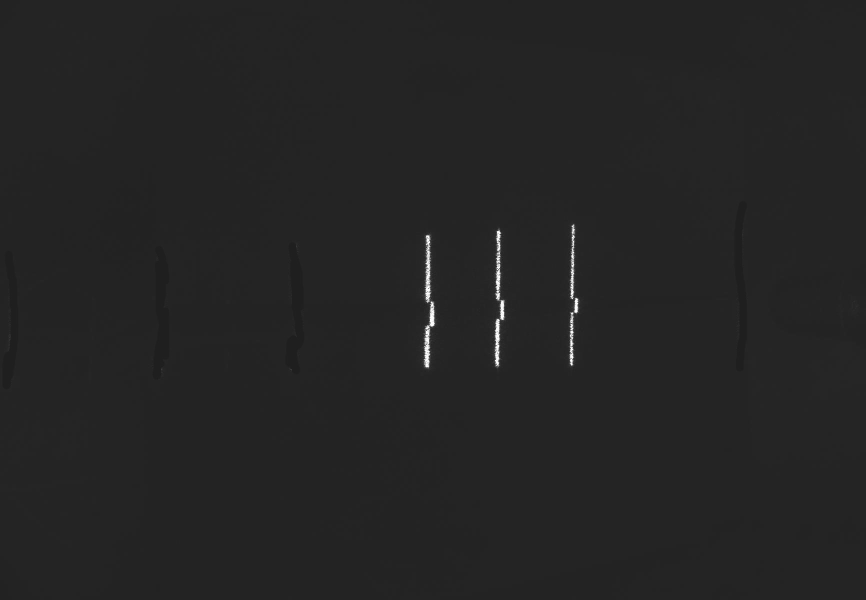
#> input picture MyCamera/Laser_stripes/laser6.jpg, 1732 x 1200 px, found by its file name (shown at 1/2 size)
$ python FeatureExtractionImageDerivative.py
#> lines starting #> are read from the running program, lines starting #| are printed output that depends on the picture; after the words box and inside, x2 and y2 are one past the last pixel; in counts of white or black regions, pixels touching at a corner belong together
### test/Vision/MyLibrary.py
import sys
import cv2 as cv
import numpy as np
# import serial
import time
from math import log

class vision():
    def __init__(self):
        self.intrinsic=np.array([[1.43613960e+03,0.00000000e+00,9.45116586e+02],
                                [0.00000000e+00,1.43648424e+03,5.83160320e+02],
                                [0.00000000e+00,0.00000000e+00,1.00000000e+00]])
        self.dist_coffs=np.array([[-8.76138852e-02, 2.07436397e-02, 1.09728038e-03, -3.02686811e-05, 3.81461021e-01]])
        # eye to hand coordinatex`
        self.eye2hand = np.array([[-8.74782056e-01, -3.79300492e-01, -3.01475524e-01,  9.29334550e+01],
                                [ 4.84503838e-01, -6.89318581e-01, -5.38605538e-01,  2.08188779e+02],
                                [-3.51933429e-03, -6.17228508e-01,  7.86776069e-01, -1.14571713e+02],
                                [ 0.00000000e+00,  0.00000000e+00,  0.00000000e+00,  1.00000000e+00]])
        # coeffcients of laser plane: ax + by + cz + d = 0
        a = 1.49391238e-01
        b = 1.31427483e+00
        c = -1
        d  = 2.32748012e+02
        self.plane = [a,b,c,d]
        # adjust according to img
        # self.rows = 2748
        # self.cols = 3840
        self.rows = 1200
        self.cols = 1732
        # self.rows = 720
        # self.cols = 1080

    def Preprocessing(self,img):
        newcameramtx, _ =cv.getOptimalNewCameraMatrix(self.intrinsic,self.dist_coffs,(self.rows,self.cols),1,(self.rows,self.cols))
        # undistort
        # img = cv.undistort(img, self.intrinsic, self.dist_coffs, None, newcameramtx)
        # grayimg = cv.cvtColor(img, cv.COLOR_BGR2GRAY)
        blur = cv.GaussianBlur(img,(7,7),0)
        _, thresh = cv.threshold(blur,100,255,cv.THRESH_BINARY)
        closing = thresh
        del blur
        for _ in range(5):
            closing = cv.morphologyEx(closing, cv.MORPH_CLOSE, np.ones((7,7),np.uint8))
        del thresh
        return closing

    # http://tnuaa.nuaa.edu.cn/njhkhten/article/html/202004009
    def LaserCenter(self,img):
        center = np.zeros((self.rows,self.cols))
    # find the center point
        for x in range(self.cols):
            sum1 = 0.0
            sum2 = 0.0
            roi = np.where(img[:,x] == 255)
            if roi[0].size != 0:
                for y in roi[0]:
                    sum1 += y * img[y][x]
                    sum2 += img[y][x]
                center[int(sum1/sum2)][x] = 255
        return center

    # [155 lines left out: functions CrossLaser, TripleLaser, CD, houghline, __RPY2mtrx, posc2Rt and 5 more, not called in this run]


class yaskawa():
    # [79 lines left out: functions __init__, __bbc, __SplitData, __ReadUntil, RposC, __CombineData, not called in this run]

    def __bytes_needed(self,number):
        return int(log(number, 256)) + 1

    # [40 lines left out: functions hold, movL, not called in this run]


### test/Vision/FeatureExtractionImageDerivative.py
# Development of a real-time laser-based machine vision system to monitor and control welding processes
# by Wei Huang & Radovan Kovacevic
import cv2 as cv
import numpy as np
from MyLibrary import vision
import time
vis = vision()
t = time.time()
img = cv.imread("D:/Code/Welding_Robot/3D_Laser_Vision_Welding_Robot/MyCamera/Laser_stripes/laser6.jpg",0)
#> img is the input picture: shape (1200, 1732); min 6, max 255, mean 36.3
rows,cols = img.shape
#> rows = 1200; cols = 1732
print(rows, cols)
#| 1200 1732
img = vis.Preprocessing(img)
#> in Preprocessing, `_, thresh = cv.threshold(blur,100,255,cv.THRESH_BINARY)`:
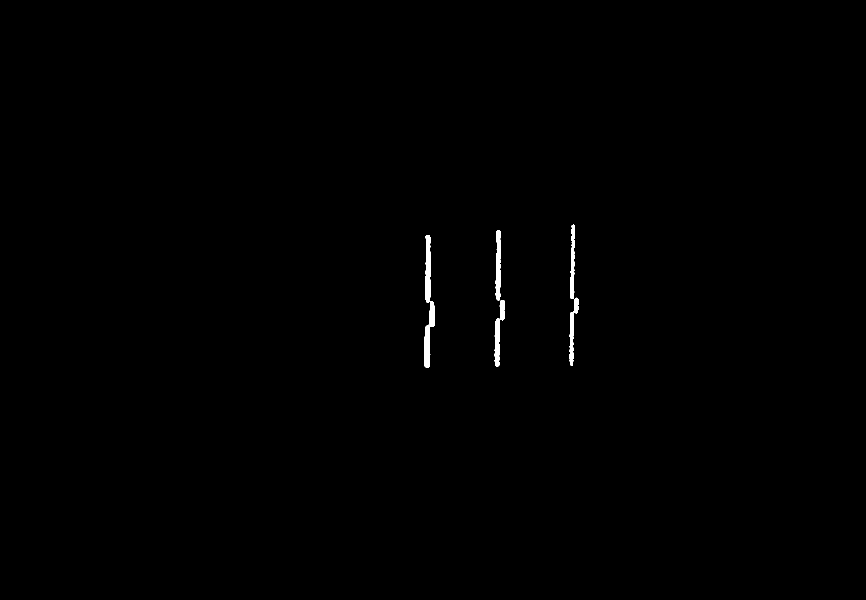
#> thresh: shape (1200, 1732) (shown at 1/2 size); 0.34% white; 5 white regions, box (x1, y1, x2, y2) and area: (848, 470, 870, 736) 2649, (989, 600, 1010, 733) 1217, (991, 460, 1002, 601) 1164, (1139, 595, 1157, 732) 991, (1140, 449, 1150, 598) 950
CD = np.zeros((rows,cols))
temp = np.uint8(vis.LaserCenter(img))
#> after the loop in LaserCenter, `for x in range(self.cols):`:
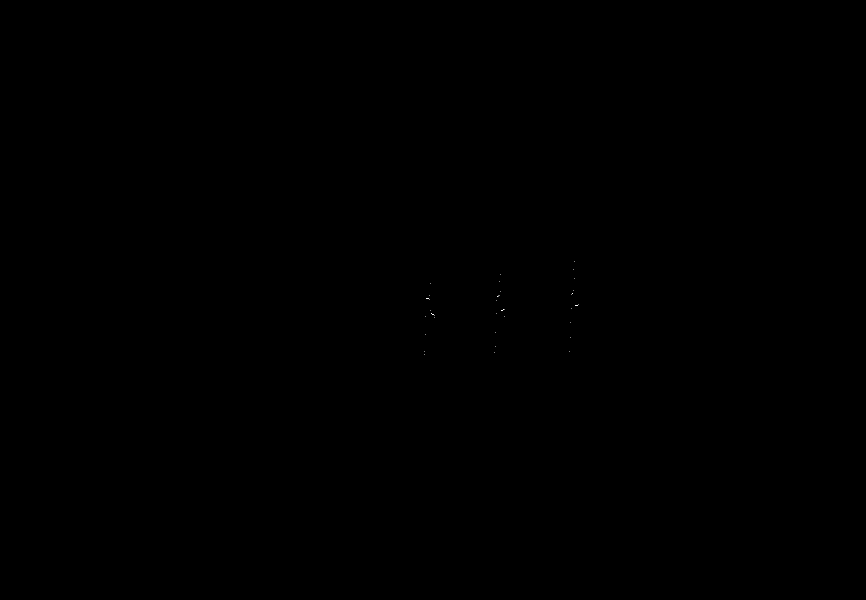
#> center: shape (1200, 1732) float64 (shown at 1/2 size); 0% white in thin lines or dots, all inside (x1, y1, x2, y2) = (848, 522, 1157, 709)
print("preprocessing time:", time.time() - t)
# central difference calculate
ran = 1
lefval = 0
rightval = 0
for y in range(500, rows - 500, 1):
    for x in range(ran, cols - ran, 1):
        if temp[y][x] == 255:
            for k in range(1, rows - 1, 1):
                if temp[k][x+ran] >= rightval:
                    rightval = temp[k][x+ran]
                    y1 = k
            for k in range(1, rows - 1, 1):
                if temp[k][x-ran] >= lefval:
                    lefval = temp[k][x-ran]
                    y2 = k
            CD[y][x] = (y1 - y2)/2
            lefval = 0
            rightval = 0
            y1 = 0
            y2 = 0
print("CD calculate time: ", time.time() - t )
# feature extraction base on CD value
# 1st feature and 2nd feature which is maximum CD and minimun CD
maxval = 0
feature1pos = np.array([0, 0])
minval = 0
feature2pos = np.array([0, 0])
for y in range(100, rows - 100, 1):
    for x in range(1, cols - 1, 1):
        if CD[y][x]>maxval:
            maxval = CD[y][x]
            feature1pos[1] = y
            feature1pos[0] = x
        if CD[y][x]<minval:
            minval = CD[y][x]
            feature2pos[1] = y
            feature2pos[0] = x
#> after the loop, feature1pos = [1156, 608]; feature2pos = [851, 633]; maxval = 294; minval = -35.5
cv.circle(temp, (feature1pos[0],feature1pos[1]), 10, 255, 5)
#> temp: shape (1200, 1732); 0.02% white; 35 white regions (34 under 20 px), largest, box (x1, y1, x2, y2) and area: (1143, 595, 1170, 622) 430
cv.circle(temp, (feature2pos[0],feature2pos[1]), 10, 255, 5)
#> temp: shape (1200, 1732); 0.04% white; 35 white regions (33 under 20 px), largest, box (x1, y1, x2, y2) and area: (1143, 595, 1170, 622) 430, (838, 620, 868, 647) 429
resized = cv.resize(temp, (1080, 720), interpolation = cv.INTER_AREA)
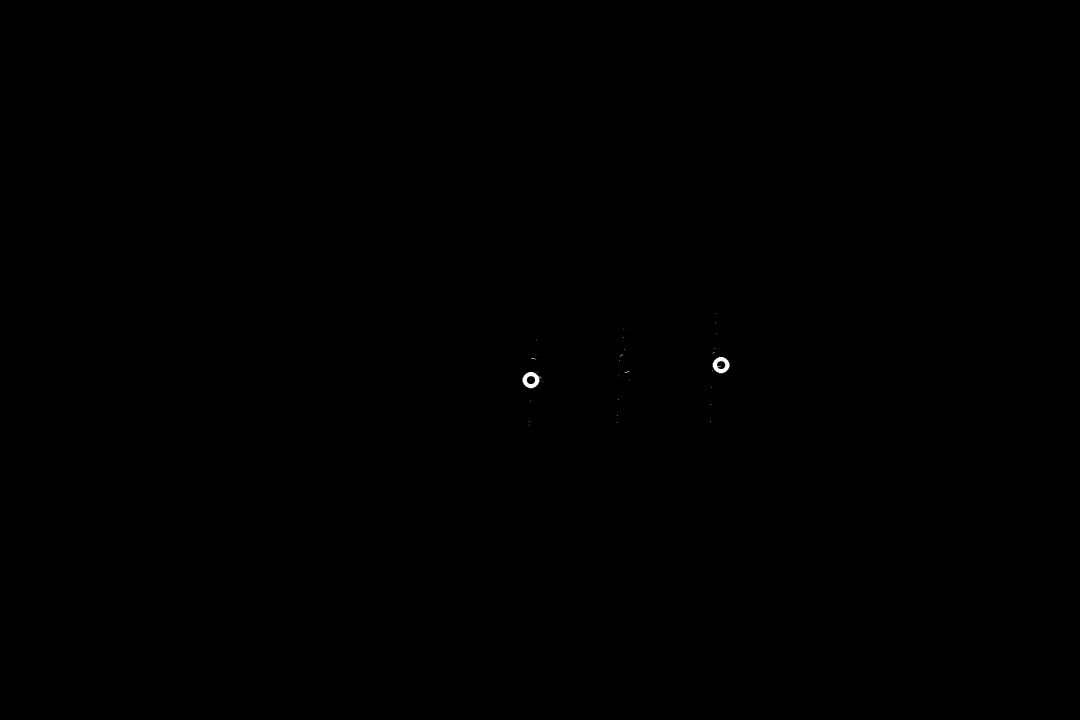
#> resized: shape (720, 1080); min 0, max 255, mean 0.1
cv.imshow("result1",resized)
print("total time:", time.time() - t)
cv.waitKey(0)

$ run again, with MyCamera/Laser_stripes/laser1.jpg copied over MyCamera/Laser_stripes/laser6.jpg
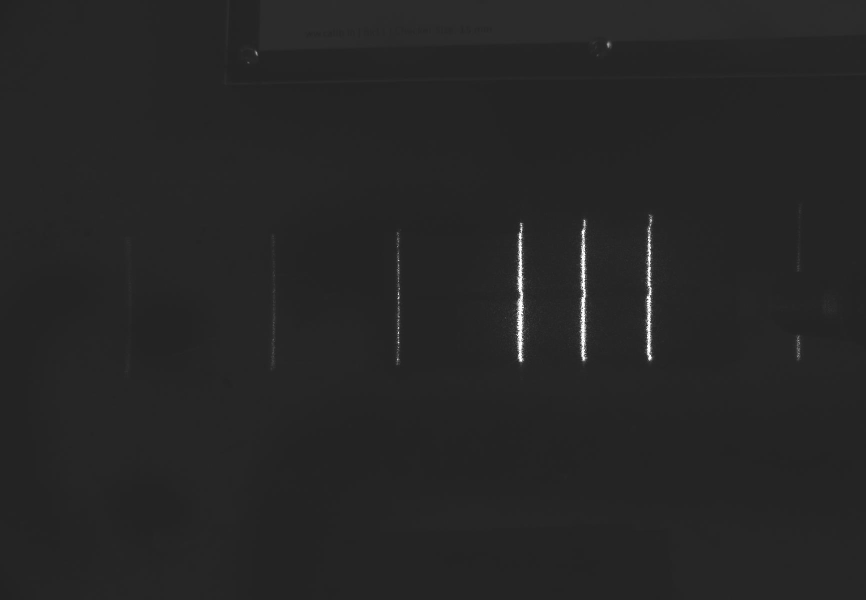
#> input picture MyCamera/Laser_stripes/laser1.jpg, 1732 x 1200 px, found by its file name (shown at 1/2 size)
#> img is the input picture: shape (1200, 1732); min 8, max 255, mean 37.7
#| 1200 1732
#> in Preprocessing, `_, thresh = cv.threshold(blur,100,255,cv.THRESH_BINARY)`:
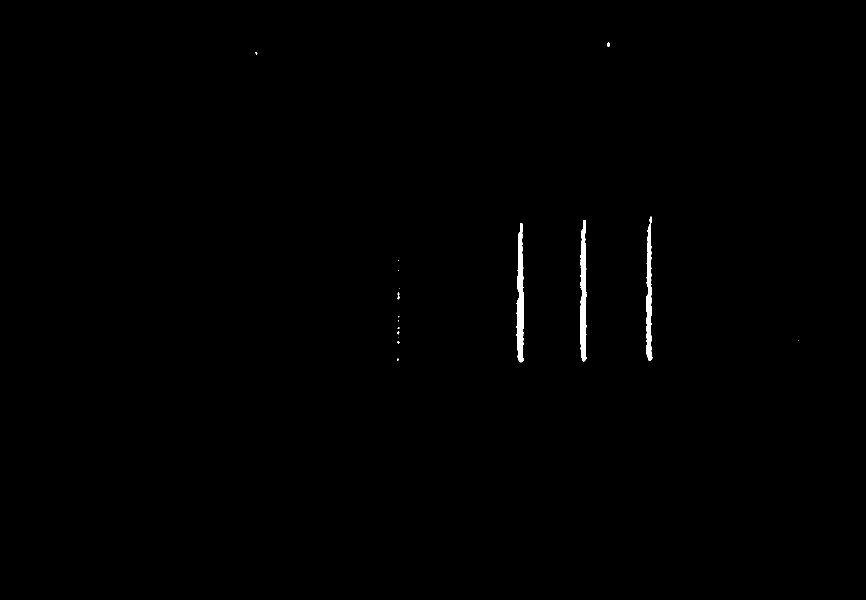
#> thresh: shape (1200, 1732) (shown at 1/2 size); 0.38% white; 17 white regions (12 under 20 px), largest, box (x1, y1, x2, y2) and area: (1033, 446, 1048, 725) 2867, (1160, 440, 1173, 723) 2642, (1292, 433, 1305, 722) 2312, (1214, 85, 1220, 94) 40, (795, 585, 799, 599) 36
#> after the loop `for y in range(100, rows - 100, 1):`: feature1pos = [1172, 625]; feature2pos = [1160, 654]; maxval = 292; minval = -291

$ run again, with MyCamera/Laser_stripes/laser11.jpg copied over MyCamera/Laser_stripes/laser6.jpg
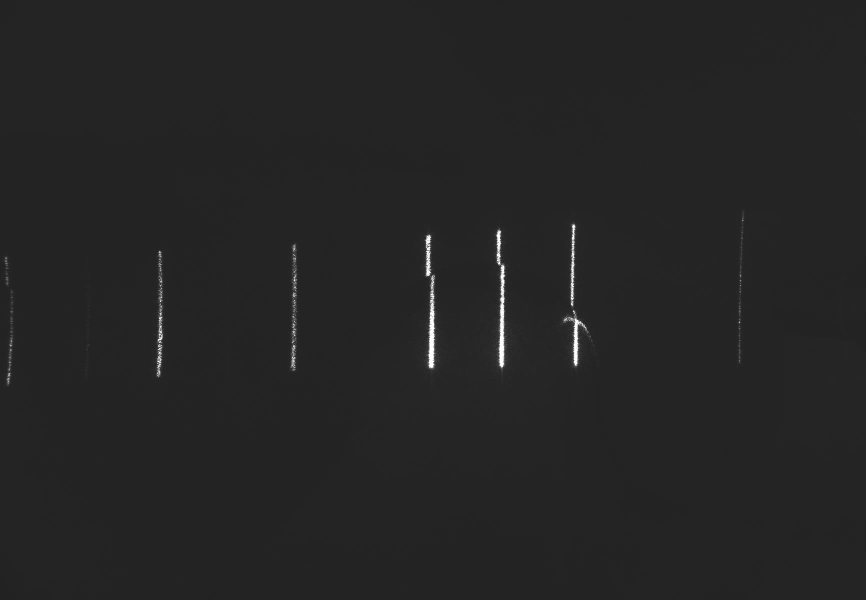
#> input picture MyCamera/Laser_stripes/laser11.jpg, 1732 x 1200 px, found by its file name (shown at 1/2 size)
#> img is the input picture: shape (1200, 1732); min 12, max 255, mean 36.7
#| 1200 1732
#> in Preprocessing, `_, thresh = cv.threshold(blur,100,255,cv.THRESH_BINARY)`:
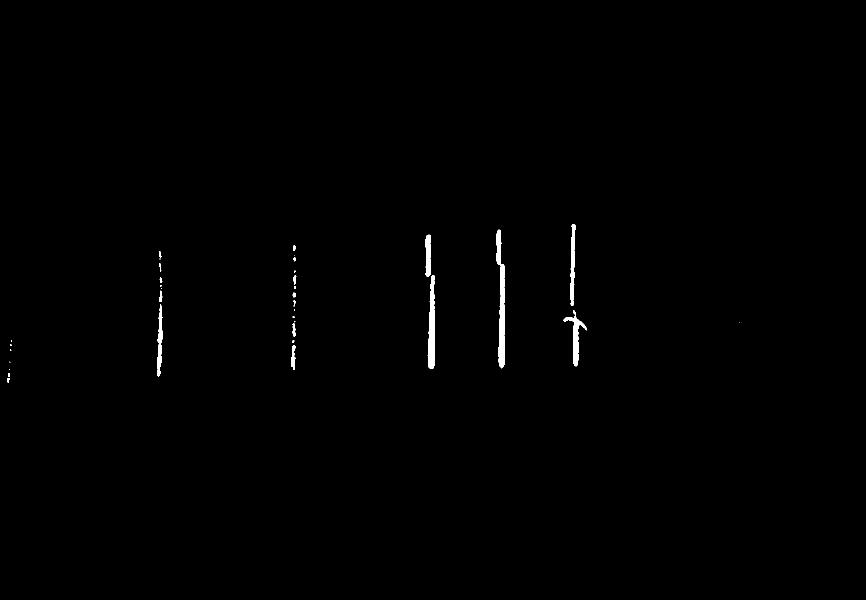
#> thresh: shape (1200, 1732) (shown at 1/2 size); 0.46% white; 36 white regions (16 under 20 px), largest, box (x1, y1, x2, y2) and area: (992, 459, 1010, 737) 2592, (855, 550, 870, 738) 1916, (1127, 621, 1173, 733) 1245
#> the loop in LaserCenter, `for x in range(self.cols):` made 1732 passes
#> roi on passes 1 to 3: (empty array,), (empty array,), (empty array,)
#> after the loop `for y in range(100, rows - 100, 1):`: feature1pos = [592, 552]; feature2pos = [1127, 640]; maxval = 319; minval = -279
